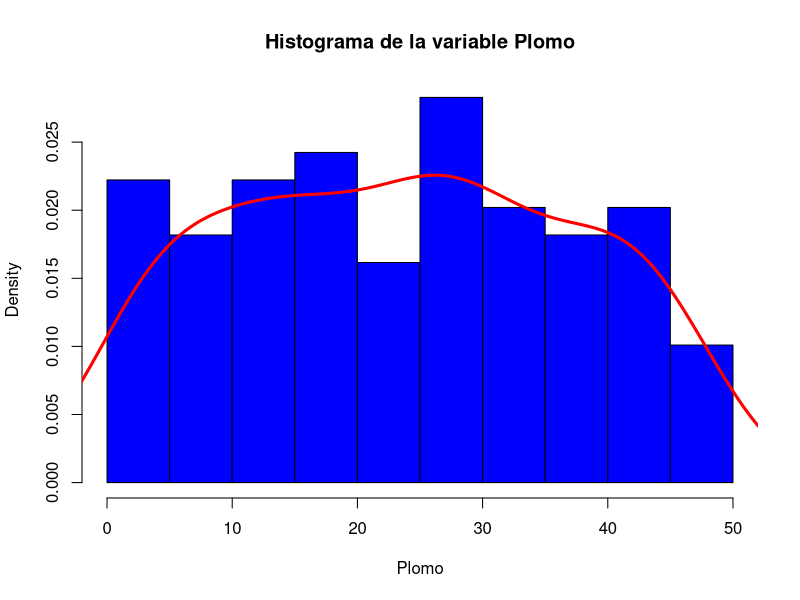
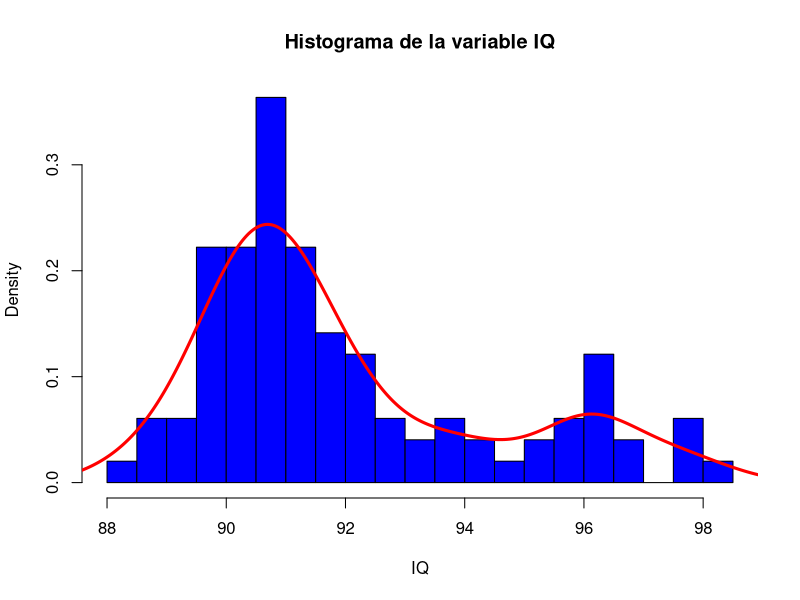
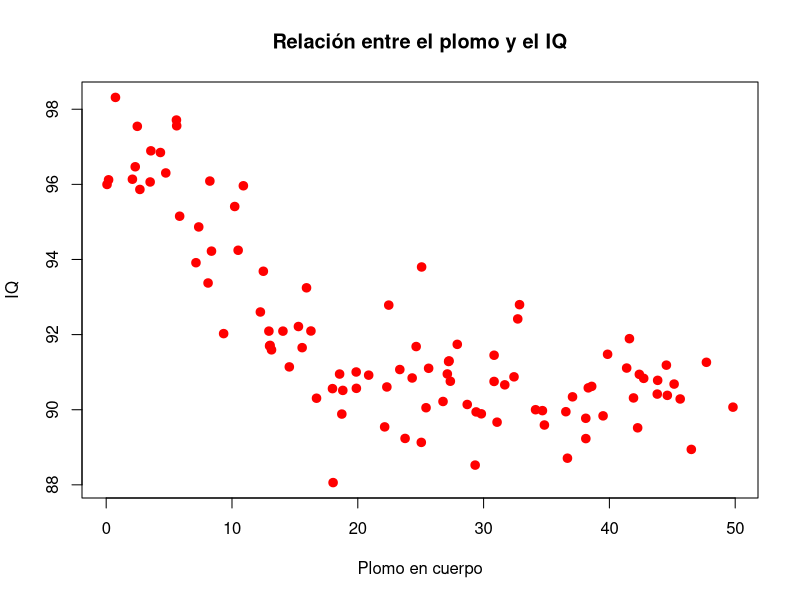
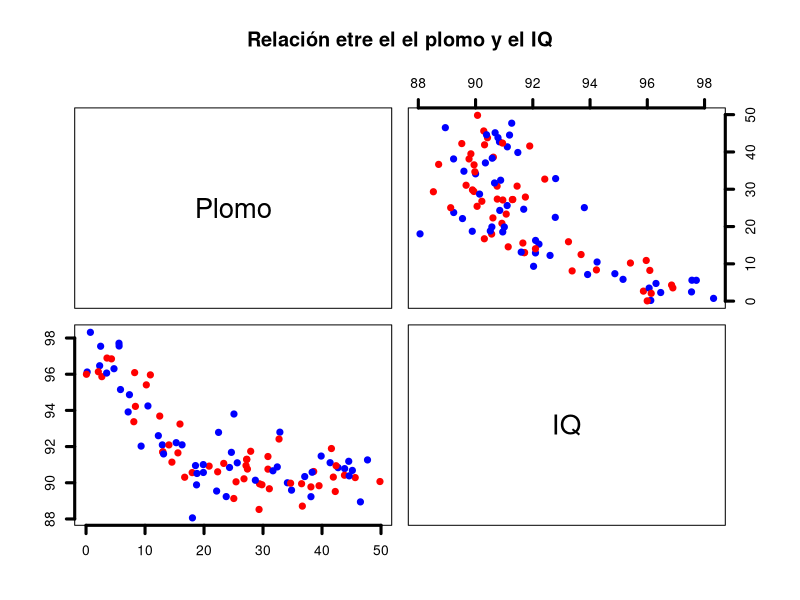
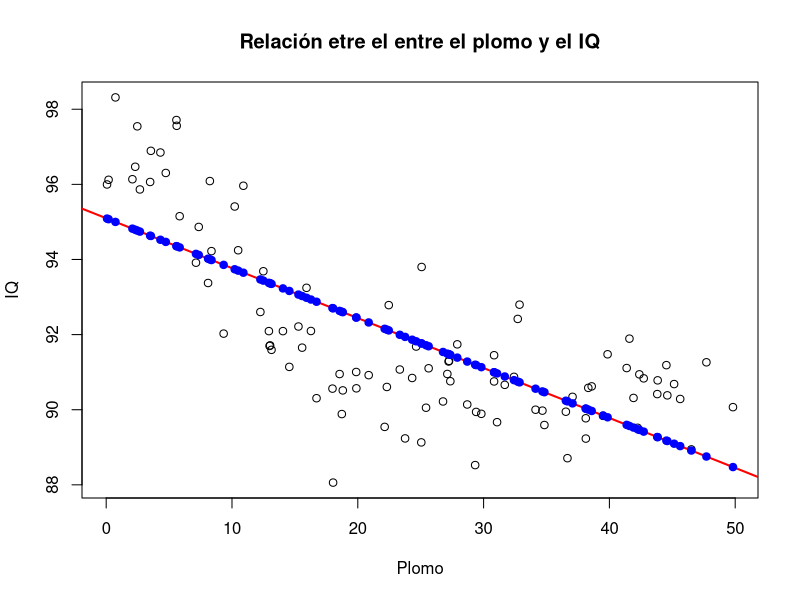
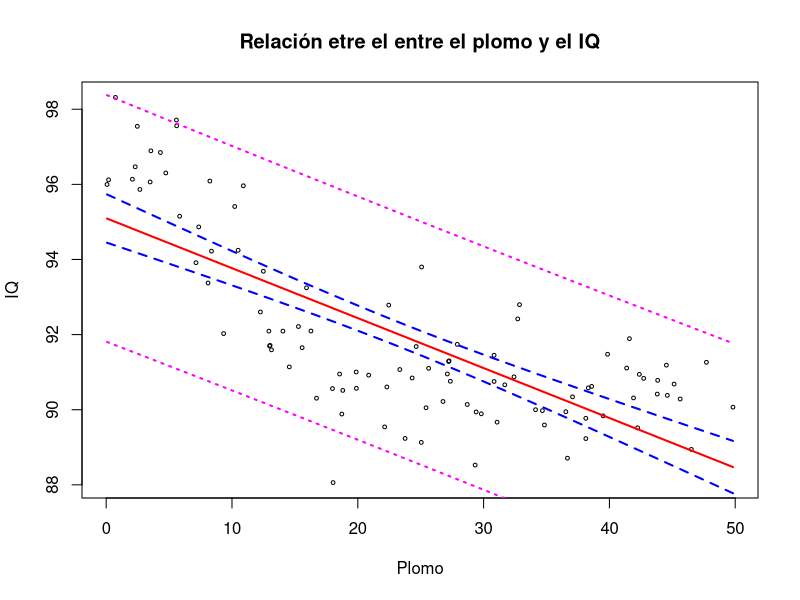
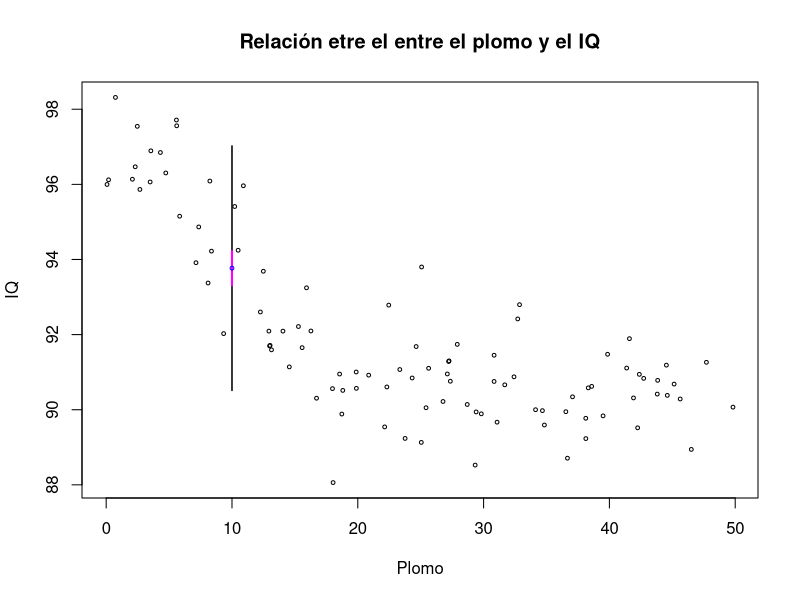
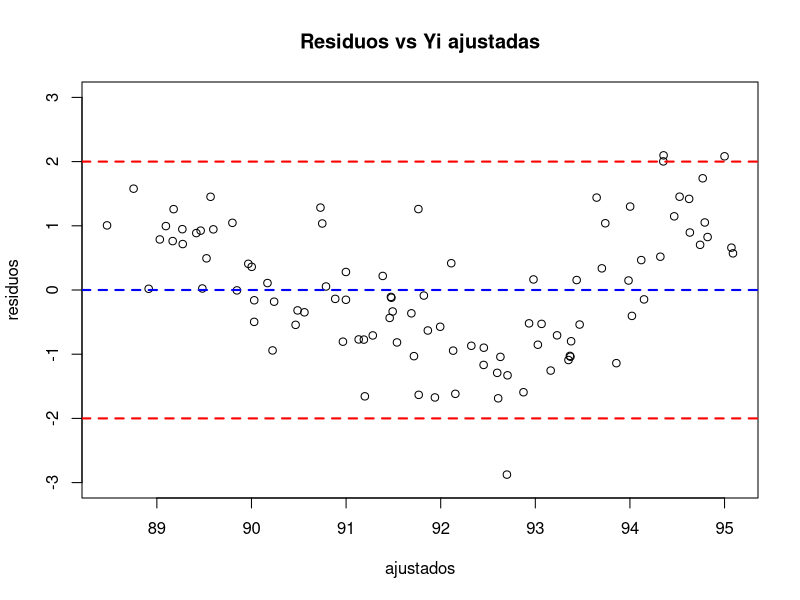

Here is the R script that generated these plots, in order:
#Cargamos las librerias

library(stats)
library(MASS)
library(lmtest)
library(car)
library(zoo)
library(psych) 
library(nortest)

#Cargamos los datos

setwd("/Users/jose/Desktop/Tarea 5")
getwd()

Datos <- read.csv("plomo.csv",header=TRUE,sep=",",dec=".")
attach(Datos)

# --------------- Algunas Funciones -----------------------
Prueba_B0 <- function(X,Y){
  n     <- dim(Datos)[1]
  Sxx   <- sum((X-(mean(X)))^2)
  Sxy   <- sum((X-mean(X))*(Y-mean(Y)))
  Syy   <- sum((Y-(mean(Y)))^2)
  
  #Los estimadores son:
  beta1 <- Sxy/Sxx
  beta0 <- mean(Y)-(beta1*(mean(X)))
  SSe   <- Syy-beta1*Sxy
  MSe   <- (SSe)/(n-2)
  sigma.gorro <- MSe
  
  #La estadística de prueba para B0 es:
  Q     <- abs(beta0/(sqrt((sigma.gorro)*((1/n) + (((mean(X))^2)/Sxx)))))
  
  #Cuantil de una T-Student: 
  T     <- qt(1-(0.05/2),n-2)
  
  #Region Critica={|Q|>t(n-2,1-alpha/2)} donde t es el cuantil de una t-student
  aux     <- pt(Q,n-2)
  p.value <- 2*min(1-aux, aux) #p.value<alpha=0.05
  cat("\n\tPRUEBA DE HIPOTESIS H0: B0=0 vs H1:B0=!0\n",
      "\nRegión Crítica: Rechazar H0 si |Q|>t(n-2,1-alpha/2)","\nEstadistica de prueba Q:\n",Q,
      "\nCuantil de la T-Student:\n",T,
      "\nP-value:\n", p.value)

}
Prueba_B1 <- function(X,Y){
  n     <- dim(Datos)[1]
  Sxx   <- sum((X-(mean(X)))^2)
  Sxy   <- sum((X-mean(X))*(Y-mean(Y)))
  Syy   <- sum((Y-(mean(Y)))^2)
  
  
  #Los estimadores son:
  beta1 <- Sxy/Sxx
  beta0 <- mean(Y)-(beta1*(mean(X)))
  SSe   <- Syy-beta1*Sxy
  MSe   <- (SSe)/(n-2)
  sigma.gorro <- MSe
  
  #La estadística de prueba para B0 es:
  Q     <- abs(beta1/(sqrt((sigma.gorro/Sxx))))
  
  #Cuantil de una T-Student: 
  T     <- qt(1-(0.05/2),n-2)
  
  #Region Critica={|Z|>t(n-2,1-alpha/2)} donde t es el cuantil de una t-student
  aux     <- pt(Q,n-2)
  p.value <-2*min(1-aux, aux) #p.value<alpha=0.05
  cat("\n\tPRUEBA DE HIPOTESIS H0: B1=0 vs H1:B1=!0\n",
      "\nRegion Critica: Rechazar H0 si |Q|>t(n-2,1-alpha/2)","\nEstadistica de prueba Q:\n",Q,
      "\nCuantil de la T-Student:\n",T,
      "\nP-value:\n", p.value)
}

# Hacemos un pequeño análisis preliminar para ver que los
# datos no presentan ningún problema

View(Datos)       # Mostramos la tabla de los datos
is.na(Datos)      # Revisamos que no haya datos NA
str(Datos)        # Revisamos la estructura de la tabla
summary(Datos)    # Hacemos un resumen de la tabla

# --------------------------------------------------------------------------------------------------
# ----------------------------------------- AJUSTE INICIAL -----------------------------------------
# --------------------------------------------------------------------------------------------------
#------------------------------------- 1) Análisis Descriptivo ------------------------------------

# Observamos como se comportan los datos del Plomo
summary(Plomo)
hist(Plomo, freq = FALSE,breaks=15, col = "blue", main="Histograma de la variable Plomo")
lines(density(Plomo), col="red",lwd=3)

# Observamos como se comportan los datos del IQ
summary(IQ)
hist(IQ, freq = FALSE,breaks=15, col = "blue", main="Histograma de la variable IQ")
lines(density(IQ), col="red",lwd=3)

#Ahora observamos la asociación entre nuestros variables 
#mediante scaterplots.
plot(Plomo, IQ,pch=19, col="red", ylab="IQ", xlab = "Plomo en cuerpo", lwd=2,
     main="Relación entre el plomo y el IQ")
pairs(Datos, col=c("red","blue"), pch=20, lwd=3,
      main="Relación etre el el plomo y el IQ")

#Prueba del coeficienciente de correlacion
cor.test(Plomo, IQ)

#------------------------------------- 2) Ajuste Del Modelo ----------------------------------------

modelo <- lm(IQ ~ Plomo)
summary(modelo)

plot(Plomo,IQ, main="Relación etre el entre el plomo y el IQ")
abline(modelo, col="red", lwd=2)
points(Plomo,modelo$fit, col="blue", cex=1,pch=19)

#------------------------------------- 3) Inferencia Sobre el Modelo -------------------------------

#--------------- Pruebas de Hipotesis

# Checamos primero los valores del p-value en el summary
summary(modelo)

# Para corroborar usamos nuestras funciones para la peuba estadística 
Prueba_B0(Plomo,IQ)
Prueba_B1(Plomo,IQ)

#--------------- Intervalos de Confianza

# Usamos confint para obtener la ordenada al origen y pendiente
# de nuestros intervalos de confianza
confint(modelo)

# Hacemos las rectas de intervalos de confianza y predicción
Plomo2 = data.frame(Plomo=Plomo[order(Plomo)])
conf <- predict(modelo, newdata=Plomo2, interval="confidence")
pred <- predict(modelo, newdata=Plomo2, interval="prediction")
plot(Plomo,IQ, xlab="Plomo",ylab="IQ", main="Relación etre el entre el plomo y el IQ", cex=0.5)
lines(Plomo2$Plomo,conf[,1], lwd=2, col="red")
lines(Plomo2$Plomo,conf[,2], lwd=2,lty=2, col="blue")
lines(Plomo2$Plomo,conf[,3], lwd=2,lty=2, col="blue")
lines(Plomo2$Plomo,pred[,2], lwd=2,lty=3, col="magenta")
lines(Plomo2$Plomo,pred[,3], lwd=2,lty=3, col="magenta")

#------------------------------------- 4) ANOVA ----------------------------------------------------

anova(modelo)

#------------------------------------- 5) y 6) Predicción ------------------------------------------

X0 <-data.frame(Plomo = 10)

conf <- predict(modelo, newdata=X0, interval="confidence")
pred <- predict(modelo, newdata=X0, interval="prediction")
plot(Plomo,IQ, xlab="Plomo",ylab="IQ", main="Relación etre el entre el plomo y el IQ", cex=0.5)
segments(X0$Plomo,y0 = pred[2],y1 = pred[3],lwd=1.5)
segments(X0$Plomo,y0 = conf[2],y1 = conf[3],lwd=2, col = "magenta")
points(X0,conf[1], col = "blue", cex=0.5, lty = 3)

#------------------------------------- 7) Coeficiente de Determinación -----------------------------

summary(modelo)

#------------------------------------- 8) Pruebas de los Supuestos ---------------------------------

# 1. VARIANZA CONSTANTE:
# graficamos los valores ajustados contra los residuales:

residuos <- rstandard(modelo)
ajustados <- fitted(modelo)
plot(ajustados, residuos,
     main="Residuos vs Yi ajustadas", ylim = c(-3,3))
abline(0,0, col="blue1", lw=2, lty=2)
abline(2,0, col="red", lw=2, lty=2)
abline(-2,0, col="red", lw=2, lty=2)
# Estamos graficando los residuales estandarizados y todos deberán estar en -2<=di<=2

# Hacemos las pruebas de hipotesis para homocedasticidad:
# Recordemos que:
# Ho:Los residuales tienen varianza cosntante VS H1:No tienen varanza constante
# Rechazamos al nivel de significancia alpha=0.05 si p-value<alpha

# Test de Breusch-Pagan 
bptest(modelo)

# Prueba de puntaje de varianza no constante
ncvTest(modelo)

# 2. SUPUESTO DE CORRELACION:
# Recordemos que:
# Ho: No hay correlación entre los residuos VS H1: Si hay correlación entre los residuos
# Rechazamos al nivel de significancia alpha=0.05 si p-value<alpha

# Prueba de Durbin-Watson
dwtest(modelo)


# 3. SUPUESTO DE NORMALIDAD: 
# el primer acercamiento es mediante un Q-QPlot de los residuos
qqnorm(residuos, pch=19,lwd=1)
qqline(residuos, col="red", lwd=3)
hist(residuos, col="navyblue",freq = F, breaks = 15, main="Histograma de los residuos")

# Hacemos las pruebas de hipotesis para normalidad:
# Recordemos que:
#H0:Los errores se distribuyen N(0,1)
#H1:Los errores no se distribuyen N(0,1)
# Rechazamos al nivel de significancia alpha=0.05 si p-value<alpha

# Prueba Anderson-Darling
ad.test(residuos)

# Prueba Shapiro-Wilk
shapiro.test(residuos)
